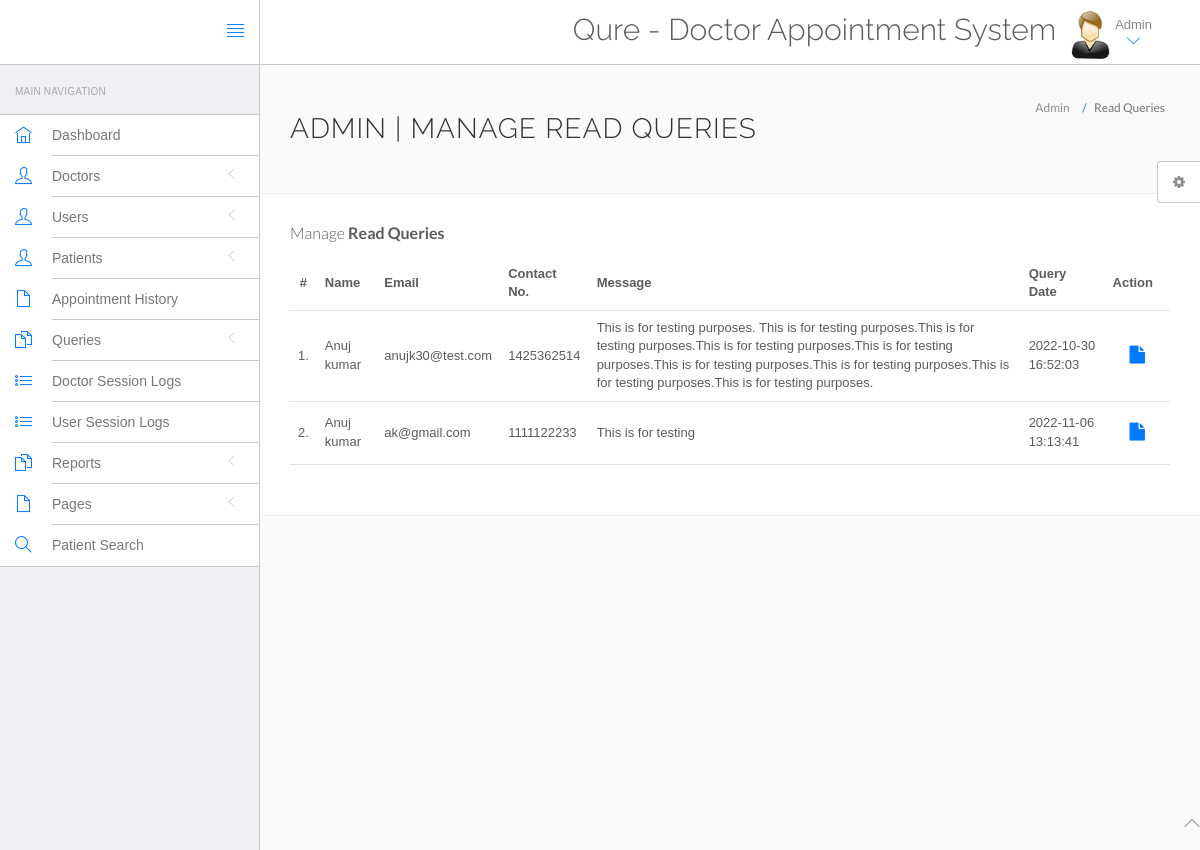
The app's page /hospital/hms/admin/read-query.php (signed in) with its own data.
### tables this page shows
CREATE TABLE `tblcontactus` (
  `id` int(11) NOT NULL,
  `fullname` varchar(255) DEFAULT NULL,
  `email` varchar(255) DEFAULT NULL,
  `contactno` bigint(12) DEFAULT NULL,
  `message` mediumtext DEFAULT NULL,
  `PostingDate` timestamp NULL DEFAULT current_timestamp(),
  `AdminRemark` mediumtext DEFAULT NULL,
  `LastupdationDate` timestamp NULL DEFAULT NULL ON UPDATE current_timestamp(),
  `IsRead` int(11) DEFAULT NULL,
  `a_id` int(11) DEFAULT NULL
);

### hospital/hms/admin/read-query.php (the view, shortened to what this page needs)
<?php
include('include/config.php');
if(strlen($_SESSION['id']==0)) {
 header('location:logout.php');
  } else{
?>
<!DOCTYPE html>
<html lang="en">
	<head>
		<link rel="stylesheet" href="vendor/bootstrap/css/bootstrap.min.css">
		<link rel="stylesheet" href="vendor/fontawesome/css/font-awesome.min.css">
		<link rel="stylesheet" href="vendor/themify-icons/themify-icons.min.css">
		<link href="vendor/animate.css/animate.min.css" rel="stylesheet" media="screen">
		<link href="vendor/perfect-scrollbar/perfect-scrollbar.min.css" rel="stylesheet" media="screen">
		<link href="vendor/switchery/switchery.min.css" rel="stylesheet" media="screen">
		<link href="vendor/bootstrap-touchspin/jquery.bootstrap-touchspin.min.css" rel="stylesheet" media="screen">
		<link href="vendor/select2/select2.min.css" rel="stylesheet" media="screen">
		<link href="vendor/bootstrap-datepicker/bootstrap-datepicker3.standalone.min.css" rel="stylesheet" media="screen">
		<link href="vendor/bootstrap-timepicker/bootstrap-timepicker.min.css" rel="stylesheet" media="screen">
		<link rel="stylesheet" href="assets/css/styles.css">
		<link rel="stylesheet" href="assets/css/plugins.css">
		<link rel="stylesheet" href="assets/css/themes/theme-1.css" id="skin_color" />
	</head>
	<body>
		<div id="app">
<?php include('include/sidebar.php');?>
			<div class="app-content">
						<?php include('include/header.php');?>
				<div class="main-content" >
					<div class="wrap-content container" id="container">
						<section id="page-title">
							<div class="row">
								<div class="col-sm-8">
									<h1 class="mainTitle">Admin | Manage Read Queries</h1>
																	</div>
								<ol class="breadcrumb">
									<li>
										<span>Admin</span>
									</li>
									<li class="active">
										<span>Read Queries</span>
									</li>
								</ol>
							</div>
						</section>
						<div class="container-fluid container-fullw bg-white">
									<div class="row">
								<div class="col-md-12">
									<h5 class="over-title margin-bottom-15">Manage <span class="text-bold">Read Queries</span></h5>
									<table class="table table-hover" id="sample-table-1">
										<thead>
											<tr>
												<th class="center">#</th>
												<th>Name</th>
												<th class="hidden-xs">Email</th>
												<th>Contact No. </th>
												<th>Message </th>
												<th>Query Date</th>
												<th>Action</th>
											</tr>
										</thead>
										<tbody>
<?php
$sql=mysqli_query($con,"select * from tblcontactus where IsRead is not null");
$cnt=1;
while($row=mysqli_fetch_array($sql))
{
?>
											<tr>
												<td class="center"><?php echo $cnt;?>.</td>
												<td class="hidden-xs"><?php echo $row['fullname'];?></td>
												<td><?php echo $row['email'];?></td>
												<td><?php echo $row['contactno'];?></td>
												<td><?php echo $row['message'];?></td>
												<td><?php echo $row['PostingDate'];?></td>
												<td >
												<div class="visible-md visible-lg hidden-sm hidden-xs">
							<a href="query-details.php?id=<?php echo $row['id'];?>" class="btn btn-transparent btn-lg" title="View Details"><i class="fa fa-file"></i></a>
												</div>
												</td>
											</tr>
											<?php
$cnt=$cnt+1;
											 }?>
										</tbody>
									</table>
								</div>
							</div>
								</div>
							</div>
						</div>
					</div>
				</div>
	<?php include('include/footer.php');?>
	<?php include('include/setting.php');?>
	</body>
</html>
<?php } ?>

### hospital/hms/admin/assets/css/themes/theme-1.css (style rules this page uses)
body { background: #FAFAFA; }

### records on screen
tblcontactus: fullname "Anuj kumar", email "anujk30@test.com", contactno "1425362514", message "This is for testing purposes. This is for testing purposes.This is for testing purposes.This is for testing purposes.This is for testing purposes.This is for testing purposes.This is for testing purposes.This is for testing purposes.This is for testing purposes.", PostingDate "2022-10-30 16:52:03"
tblcontactus: fullname "Anuj kumar", email "ak@gmail.com", contactno "1111122233", message "This is for testing", PostingDate "2022-11-06 13:13:41"
